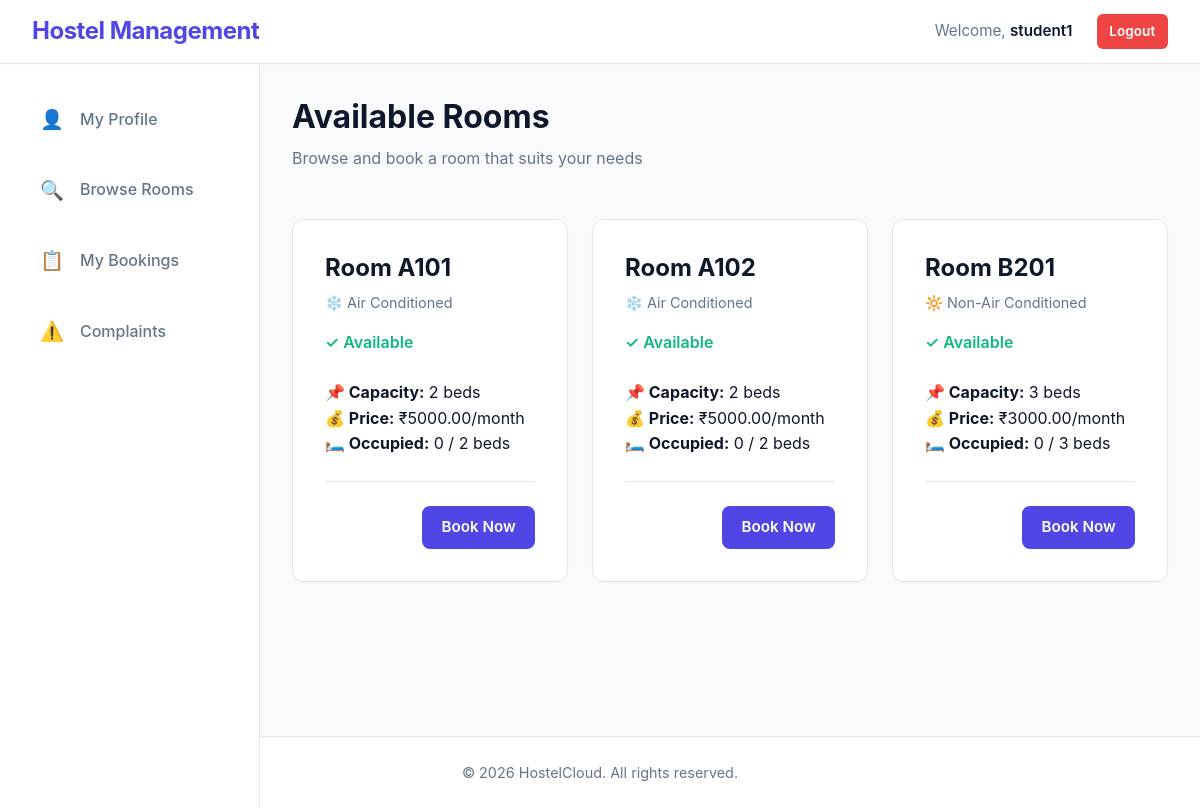
Screenshot of /student/rooms/ (signed in) with the database file from the repository.
### hostel_app/models.py (models this page shows, shortened)
class User(AbstractUser):
    ROLE_CHOICES = (
        ('ADMIN', 'Admin'),
        ('WARDEN', 'Warden'),
        ('STUDENT', 'Student'),
    )
    role = models.CharField(max_length=10, choices=ROLE_CHOICES, default='STUDENT')
    phone_number = models.CharField(max_length=15, blank=True, null=True)

class Room(models.Model):
    ROOM_TYPES = (
        ('AC', 'AC'),
        ('NON_AC', 'Non-AC'),
    )
    room_number = models.CharField(max_length=10, unique=True)
    capacity = models.IntegerField()
    current_occupancy = models.IntegerField(default=0)
    price_per_month = models.DecimalField(max_digits=10, decimal_places=2)
    room_type = models.CharField(max_length=10, choices=ROOM_TYPES, default='NON_AC')
    is_available = models.BooleanField(default=True)

### hostel_app/views.py (the view)
# urls.py: path('student/rooms/', views.room_list, name='room_list'),
@login_required
@student_required
def room_list(request):
    rooms = Room.objects.filter(is_available=True)
    return render(request, 'student/room_list.html', {'rooms': rooms})

### templates/student/room_list.html (shortened to what this page needs)
{% extends 'base.html' %}
{% block content %}
<div class="dashboard-header">
    <div class="dashboard-title">
        <h2>Available Rooms</h2>
        <p class="text-secondary">Browse and book a room that suits your needs</p>
    </div>
</div>
<div class="dashboard-cards">
    {% for room in rooms %}
    <div class="card">
        <div class="card-header">
            <div>
                <h3>Room {{ room.room_number }}</h3>
                <p class="card-subtitle">
                    {% if room.room_type == 'AC' %}
                        ❄️ Air Conditioned
                    {% else %}
                        🔆 Non-Air Conditioned
                    {% endif %}
                </p>
            </div>
            {% if room.is_available %}
                <span class="text-success">✓ Available</span>
            {% else %}
                <span class="text-danger">✕ Full</span>
            {% endif %}
        </div>
        <div class="card-body">
            <div class="mb-lg">
                <p class="mb-md">
                    <strong>📌 Capacity:</strong> {{ room.capacity }} beds
                </p>
                <p class="mb-md">
                    <strong>💰 Price:</strong> ₹{{ room.price_per_month }}/month
                </p>
                <p>
                    <strong>🛏️ Occupied:</strong> {{ room.current_occupancy }} / {{ room.capacity }} beds
                </p>
            </div>
        </div>
        <div class="card-footer">
            {% if room.is_available %}
                <a href="{% url 'book_room' room.id %}" class="btn btn-primary">Book Now</a>
            {% else %}
                <button disabled class="btn btn-outline">Fully Booked</button>
            {% endif %}
        </div>
    </div>
    {% endfor %}
</div>
{% endblock %}

### templates/base.html (shortened to what this page needs)
{% load static %}
<!DOCTYPE html>
<html lang="en">
<head>
    <link rel="stylesheet" href="{% static 'css/style.css' %}">
</head>
<body>
    <header class="navbar">
        <div class="nav-container">
            <a href="{% url 'home' %}" class="logo">Hostel Management</a>
            <nav class="nav-links">
                {% if user.is_authenticated %}
                    <span class="nav-welcome">Welcome, <strong>{{ user.username }}</strong></span>
                    <a href="{% url 'logout' %}" class="btn btn-sm btn-danger">Logout</a>
                {% else %}
                    <a href="{% url 'login' %}" class="nav-link">Login</a>
                    <a href="{% url 'register' %}" class="btn btn-sm">Register</a>
                {% endif %}
            </nav>
        </div>
    </header>
    <div class="layout">
        {% if user.is_authenticated %}
            <aside class="sidebar">
                <nav class="sidebar-nav">
                    {% if user.role == 'ADMIN' %}
                        <a href="{% url 'admin_dashboard' %}" class="nav-item">
                            <span class="nav-icon">📊</span>
                            <span>System Overview</span>
                        </a>
                        <a href="{% url 'admin_users' %}" class="nav-item">
                            <span class="nav-icon">👥</span>
                            <span>Manage Users</span>
                        </a>
                        <a href="{% url 'admin_rooms' %}" class="nav-item">
                            <span class="nav-icon">🏠</span>
                            <span>Manage Rooms</span>
                        </a>
                    {% elif user.role == 'WARDEN' %}
                        <a href="{% url 'warden_dashboard' %}" class="nav-item">
                            <span class="nav-icon">⚙️</span>
                            <span>Warden Overview</span>
                        </a>
                    {% else %}
                        <a href="{% url 'student_dashboard' %}" class="nav-item">
                            <span class="nav-icon">👤</span>
                            <span>My Profile</span>
                        </a>
                        <a href="{% url 'room_list' %}" class="nav-item">
                            <span class="nav-icon">🔍</span>
                            <span>Browse Rooms</span>
                        </a>
                        <a href="{% url 'my_bookings' %}" class="nav-item">
                            <span class="nav-icon">📋</span>
                            <span>My Bookings</span>
                        </a>
                        <a href="{% url 'student_complaints' %}" class="nav-item">
                            <span class="nav-icon">⚠️</span>
                            <span>Complaints</span>
                        </a>
                    {% endif %}
                </nav>
            </aside>
        {% endif %}
        <main class="main-content {% if user.is_authenticated %}with-sidebar{% endif %}">
            <div class="content-inner">
                {% block content %}
                {% endblock %}
            </div>
        </main>
    </div>
    <footer class="footer">
        <p>&copy; 2026 HostelCloud. All rights reserved.</p>
    </footer>
</body>
</html>

### rows the page displays
User: username "student1"
Room: room_number "A101", room_type "❄️ Air Conditioned", is_available "✓ Available", capacity "2", price_per_month "5000.00", current_occupancy "0"
Room: room_number "A102", room_type "❄️ Air Conditioned", is_available "✓ Available", capacity "2", price_per_month "5000.00", current_occupancy "0"
Room: room_number "B201", room_type "🔆 Non-Air Conditioned", is_available "✓ Available", capacity "3", price_per_month "3000.00", current_occupancy "0"
